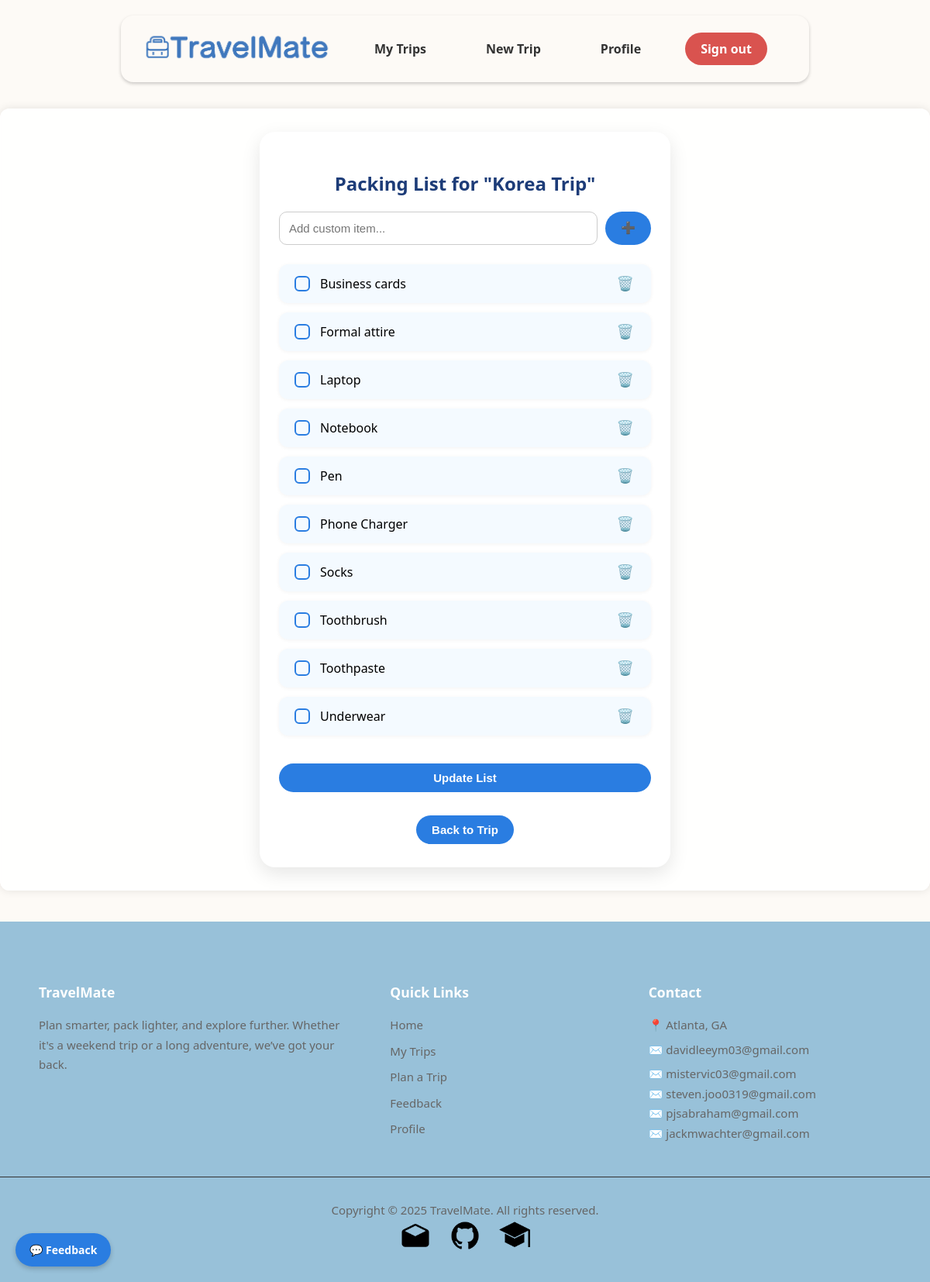
Screenshot of /trips/20/packing/ (signed in) with the database file from the repository.
### trips/models.py (models this page shows, shortened)
class Trip(models.Model):
    TRIP_TYPE_CHOICES = [
        ('beach', 'Beach'),
        ('city', 'City'),
        ('hiking', 'Hiking'),
        ('business', 'Business'),
        ('snow', 'Snow / Ski'),
        ('other', 'Other'),
    ]
    user = models.ForeignKey(get_user_model(), on_delete=models.CASCADE)
    name = models.CharField(max_length=100)
    destination = models.CharField(max_length=100)
    start_date = models.DateField()
    end_date = models.DateField()
    trip_type = models.CharField(max_length=50, choices=TRIP_TYPE_CHOICES, default='other')
    manually_cleared = models.BooleanField(default=False)
    is_public = models.BooleanField(default=False)
    share_token = models.CharField(max_length=12, unique=True, blank=True, null=True)

class PackingItem(models.Model):
    trip = models.ForeignKey(Trip, on_delete=models.CASCADE, related_name='packing_items')
    name = models.CharField(max_length=100)
    is_packed = models.BooleanField(default=False)

### trips/views.py (the view, shortened to what this page needs)
# urls.py: path('<int:trip_id>/packing/', views.packing_list, name='packing_list'),
@login_required
def packing_list(request, trip_id):
    trip = get_object_or_404(Trip, id=trip_id, user=request.user)
    if not trip.packing_items.exists() and not trip.manually_cleared:
        generate_packing_list(trip)
    items = trip.packing_items.all().order_by('is_packed', 'name')
    return render(request, 'trips/packing_list.html', {'trip': trip, 'items': items})

### trips/templates/trips/packing_list.html (shortened to what this page needs)
{% extends 'base.html' %}
{% block content %}
<div class="container" style="max-width: 480px; margin: auto; background: #ffffff; padding: 30px 25px; border-radius: 20px; box-shadow: 0 8px 25px rgba(0, 0, 0, 0.1);">
  <h2 style="text-align: center; color: #1d3c78; margin-bottom: 20px; font-weight: 700;">Packing List for "{{ trip.name }}"</h2>
  <form method="post" style="display: flex; gap: 10px; margin-bottom: 25px;">
    <input type="text" name="new_item" placeholder="Add custom item..." class="input-field">
    <button type="submit" class="add-btn">➕</button>
  </form>
  <form method="post" action="{% url 'update_packing_list' trip.id %}">
    <ul style="list-style: none; padding: 0;">
      {% if items %}
      {% for item in items %}
      <li class="packing-item fade-in">
        <label style="display: flex; align-items: center; gap: 10px;">
          <input type="checkbox" class="custom-checkbox" name="packed_items" value="{{ item.name }}" {% if item.is_packed %}checked{% endif %}>
          {{ item.name }}
        </label>
        <button type="submit" name="delete_item" value="{{ item.name }}" class="btn-icon">🗑️</button>
      </li>
      {% endfor %}
      {% else %}
        <li style="text-align: center; padding: 20px; color: #999;">Your packing list is empty. Start adding items above!</li>
      {% endif %}
    </ul>
    <button type="submit" class="update-btn" style="width: 100%; margin-top: 20px;">Update List</button>
  </form>
  <div style="text-align: center; margin-top: 30px;">
    <a href="{% url 'trip_detail' trip.id %}">
      <button type="button" class="back-btn">Back to Trip</button>
    </a>
  </div>
</div>
{% endblock %}

### templates/base.html (style rules this page uses)
body { font-family: 'Segoe UI', sans-serif; background-color: #fdfaf6; background-repeat: no-repeat; background-size: 100% 100%; background-attachment: fixed; margin: 0; padding: 0; padding-top: 100px; }
.container { max-width: 1500px; margin: 40px auto; background: rgba(255, 255, 255, 0.85); backdrop-filter: blur(4px); -webkit-backdrop-filter: blur(4px); padding: 30px; border-radius: 12px; box-shadow: 0 0 12px rgba(0, 0, 0, 0.1); }

### trips/templates/trips/packing_list.html (style rules this page uses)
.fade-in { animation: fadeInUp 0.5s ease both; }
.custom-checkbox { appearance: none; width: 20px; height: 20px; border: 2px solid #2a7de1; border-radius: 6px; position: relative; cursor: pointer; transition: 0.2s; }
.input-field { flex: 1; padding: 12px; font-size: 15px; border: 1px solid #ccc; border-radius: 10px; }
.add-btn, .update-btn, .back-btn { background-color: #2a7de1; color: white; border: none; border-radius: 30px; padding: 10px 20px; font-weight: bold; font-size: 15px; cursor: pointer; transition: background-color 0.3s; }
.packing-item { display: flex; justify-content: space-between; align-items: center; padding: 12px 16px; margin-bottom: 12px; border-radius: 12px; background: #f4faff; box-shadow: 0 1px 5px rgba(0,0,0,0.05); animation: fadeInUp 0.5s ease; }
.btn-icon { background: transparent; border: none; font-size: 18px; cursor: pointer; transition: transform 0.2s ease; }

### rows the page displays
Trip: name "Korea Trip"
PackingItem: name "Business cards"
PackingItem: name "Formal attire"
PackingItem: name "Laptop"
PackingItem: name "Notebook"
PackingItem: name "Pen"
PackingItem: name "Phone Charger"
PackingItem: name "Socks"
PackingItem: name "Toothbrush"
PackingItem: name "Toothpaste"
PackingItem: name "Underwear"
